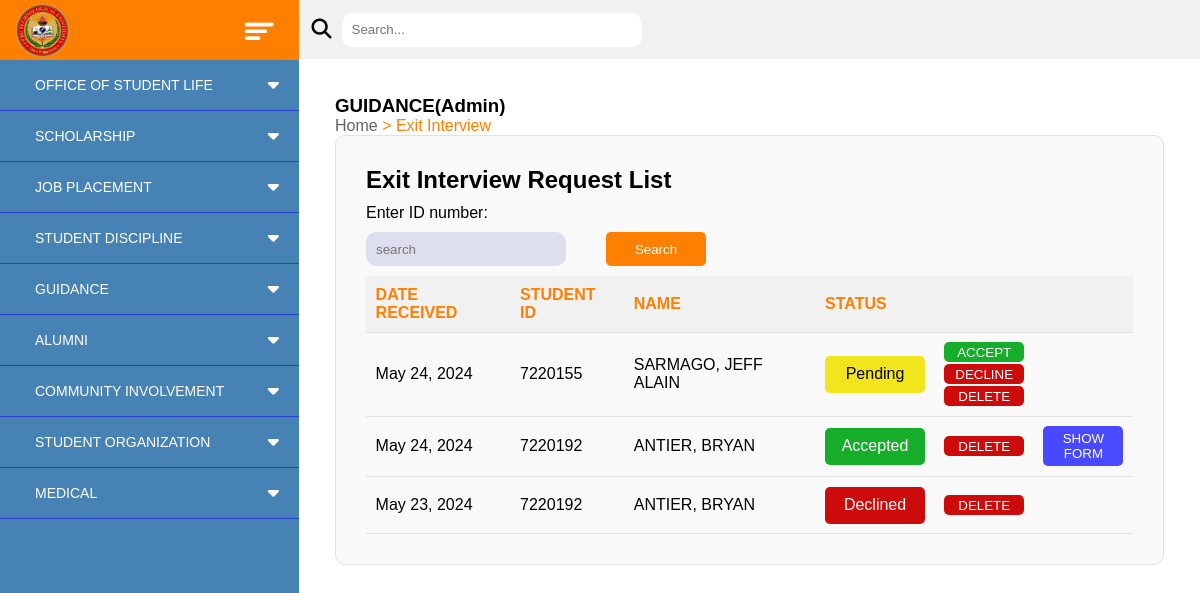
/exit_interview/admin/, run on an earlier commit of the app's database.
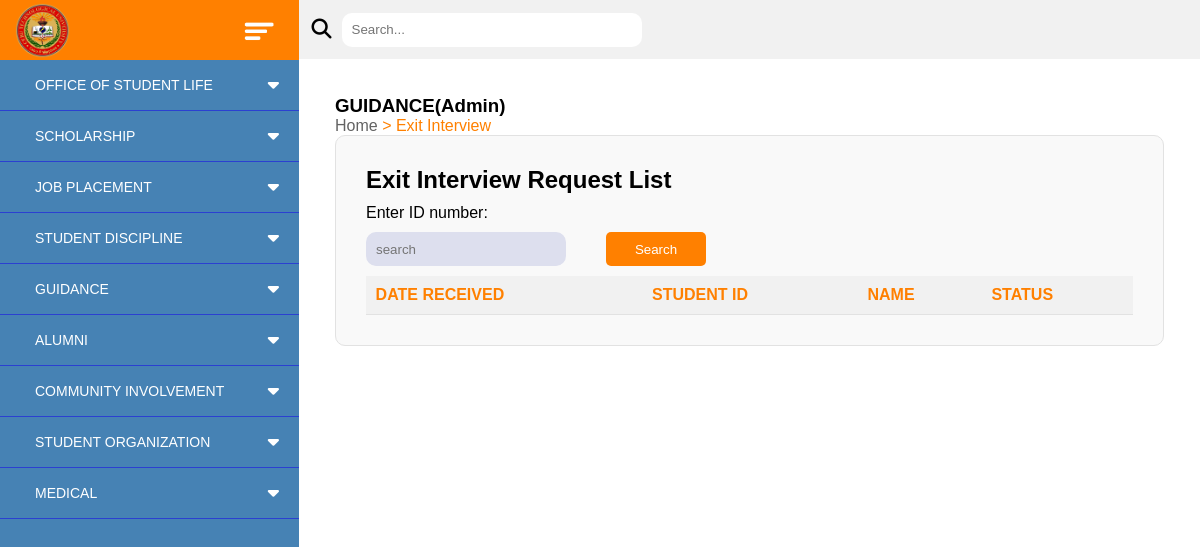
And on a later commit of the database.
### SAO_WebApp/models.py (models this page shows)
class exit_interview_db(models.Model):
    exitinterviewId = models.AutoField(primary_key=True)
    studentID = models.ForeignKey(studentInfo,on_delete=models.CASCADE)
    dateRecieved = models.DateField()
    scheduled_date = models.DateField()
    time = [
        ('8-9', '8:00 AM - 9:00 AM'),
        ('9-10', '9:00 AM - 10:00 AM'),
        ('10-11', '10:00 AM-11:00 AM'),
        ('11-12', '11:00 AM -12:00 PM'),
        ('1-2','1:00 PM - 2:00 PM'),
        ('2-3','2:00 PM - 3:00 PM'),
        ('3-4','3:00 PM - 4:00 PM'),
        ('4-5','4:00 PM - 5:00 PM'),
    ]
    scheduled_time = models.CharField(max_length=15, choices=time)
    emailadd = models.EmailField()
    date = models.DateField()
    dateEnrolled = models.DateField()
    reasonForLeaving = models.CharField(max_length=255)
    satisfiedWithAcadamic = models.BooleanField(default=False)
    feedbackWithAcademic = models.CharField(max_length=255)
    satisfiedWithSocial = models.BooleanField(default=False)
    feedbackWithSocial = models.CharField(max_length=255)
    satisfiedWithServices = models.BooleanField(default=False)
    feedbackWithServices = models.CharField(max_length=255)
    contributedToDecision = models.JSONField()
    intendedMajor = models.CharField(max_length=255)
    majorEvent = models.CharField(max_length=255)
    firstConsider = models.CharField(max_length=255)
    whatCondition = models.CharField(max_length=255)
    recommend = models.BooleanField(default=False)
    howSatisfiedChoices = [
        ('very satisfied','Very satisfied'),
        ('somewhat satisfied','Somewhat satisfied'),
        ('satisfied','Satisfied'),
        ('somewhat dissatisfied', 'Somewhat Dissatisfied'),
        ('very dissatisfied', 'Very Dissatisfied'),
    ]
    howSatisfied = models.CharField(max_length=30, choices=howSatisfiedChoices)
    planTOReturn = models.CharField(max_length=255)
    accademicExperienceSatisfied = models.BooleanField(default=False)
    knowAboutYourTime = models.CharField(max_length=255)
    currentlyEmployed = models.BooleanField(default=False)
    explainationEmployed = models.CharField(max_length=255)
    approval_status = [
        ('Accepted' , 'Accepted'),
        ('Declined' , 'Declined'),
        ('Pending' , 'Pending'),
        ('Expired' , 'Expired')
    ]
    status = models.CharField(max_length=10, choices=approval_status, default='Pending')

class studentInfo(models.Model):
    studID = models.IntegerField(primary_key=True)
    lrn = models.CharField(max_length=12)
    lastname = models.CharField(max_length=100)
    firstname = models.CharField(max_length=100)
    middlename = models.CharField(max_length=50)
    degree = models.CharField(max_length=150)
    yearlvl = models.CharField(max_length=10)
    sex=models.CharField(max_length=10)
    emailadd= models.EmailField()
    contact= models.CharField(max_length=11)

### SAO_WebApp/views.py (the view)
# urls.py: path('exit_interview/admin/',exit_interview_admin_view,name="Exit Interview Admin View"),
def exit_interview_admin_view(request):
    exit_interview_request = exit_interview_db.objects.select_related('studentID').order_by('-dateRecieved')
    context = {'exit_interview_request': exit_interview_request,}
    return render(request, 'exit_interview_admin.html', context)

### templates/exit_interview_admin.html (shortened to what this page needs)
{% extends "main.html" %}
{% load static %}
{% block headcontent %}
<link rel="stylesheet" type="text/css" href="{% static 'stylesheet/counseling_app_admin.css'%}">
<link rel="stylesheet" type="text/css" href="{% static 'stylesheet/exit_form.css'%}">
{% endblock %}
{% block bodycontent %}
<div class="container">
    <h3>GUIDANCE(Admin)</h3>
    <span><label id="dir-gray">Home</label><label id="dir-orange"> > Exit Interview</label></span>
    <div class="form-container">
        <h2>Exit Interview Request List</h2>
        <label>Enter ID number:</label>
        <span id="search_id">
            <input type="text" name="studentID" placeholder="search" required="" id="studentIDBox">
            <button class="OrangeButton" id="searchButton">Search</button>
        </span>
        <table id="info_table">
            <tr id="info_table_head">
                <th>DATE RECEIVED</th>
                <th>STUDENT ID</th>
                <th>NAME</th>
                <th colspan="3">STATUS</th>
            </tr>
            {% for interview_request in exit_interview_request %}
            <tr>
                <td>{{ interview_request.dateRecieved }}</td>
                <td>{{ interview_request.studentID.studID }}</td>
                <td>{{ interview_request.studentID.lastname }}, {{ interview_request.studentID.firstname }}</td>
                <td>
                    {% if interview_request.status == 'Accepted' %}
                        <span class="accepted">{{ interview_request.status }}</span>
                    {% elif interview_request.status == 'Declined' %}
                        <span class="declined">{{ interview_request.status }}</span>
                    {% elif interview_request.status == 'Pending' %}
                        <span class="pending">{{ interview_request.status }}</span>
                    {% elif interview_request.status == 'Expired' %}
                        <span class="expired">{{ interview_request.status }}</span>
                    {% endif %}
                </td>
                <td>
                    <div class="horizontal">
                        {% if interview_request.status != 'Expired' and interview_request.status != 'Accepted' and interview_request.status != 'Declined' %}
                        <button class="accept" id="acceptButton">ACCEPT</button>
                        <button class="decline" id="declineButton">DECLINE</button>
                        {% endif %}
                        <button class="delete" id="delete">DELETE</button>
                    </div>
                </td>
                <td>
                    {% if interview_request.status == 'Accepted' %}
                    <button class="showformButton">SHOW FORM</button>
                    {% else %}
                    <button class="showformButton hidden">SHOW FORM</button>
                    {% endif %}
                </td>
            </tr>
            {% endfor %}
        </table>
    </div>
</div>
{% endblock %}

What changed in the data, as far as the page shows it:
removed exit_interview_db: dateRecieved "May 24, 2024", studentID.studID "7220155", studentID.lastname "SARMAGO", studentID.firstname "JEFF ALAIN", status "Pending", shows "ACCEPT"
removed exit_interview_db: dateRecieved "May 24, 2024", studentID.studID "7220192", studentID.lastname "ANTIER", studentID.firstname "BRYAN", status "Accepted", shows "SHOW FORM"
removed exit_interview_db: dateRecieved "May 23, 2024", studentID.studID "7220192", studentID.lastname "ANTIER", studentID.firstname "BRYAN", status "Declined"
